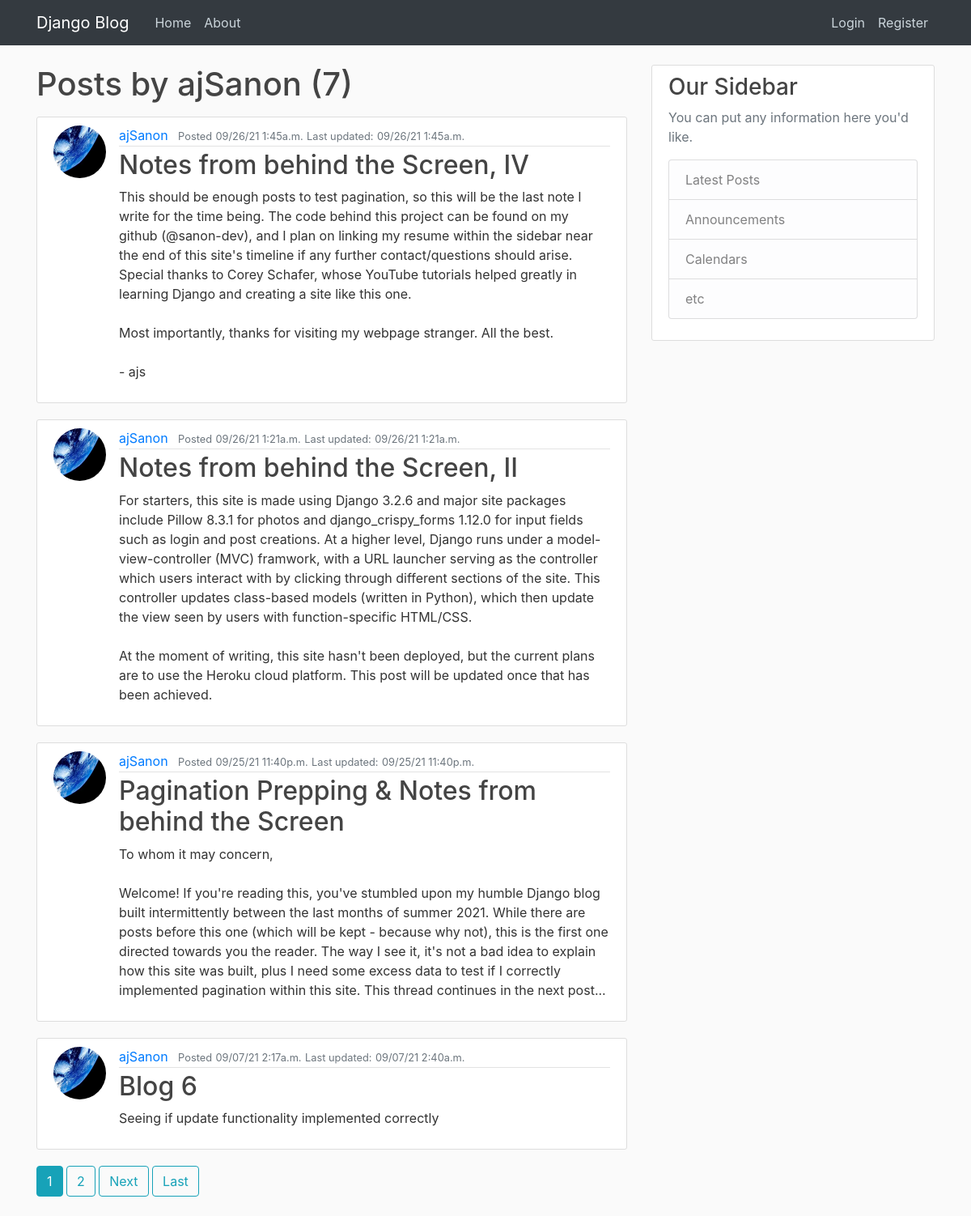
Screenshot of /user/ajSanon with the database file from the repository.
### blog/models.py (models this page shows, shortened)
class Post(models.Model):
    title = models.CharField(max_length = 100)      #characters field with max length rescription of 100
    content = models.TextField()
    date_posted = models.DateTimeField(default = timezone.now)
    last_modified = models.DateTimeField(auto_now= True) #every time post is changed this will be set the time it was sent
    author = models.ForeignKey(User, on_delete=models.CASCADE) #if user is deleted, delete the post as well

### users/models.py (models this page shows, shortened)
class Profile(models.Model):
    user = models.OneToOneField(User, on_delete= models.CASCADE)  # Creates reverse relational link with user
    image = models.ImageField(default = 'default.jpg', upload_to = 'profile_pics')  # profile_pics is a directory
    bio = models.TextField(blank = 'true', default = 'My profile')

### blog/views.py (the view)
# urls.py: path('user/<str:username>', UserPostListView.as_view(), name = 'user-posts'),
class UserPostListView(ListView):
    model = Post
    template_name = 'blog/user_posts.html' # <app>/<model>_<viewtype>.html
    context_object_name = 'posts'
    paginate_by = 4 # Sets num of posts per page
    def get_queryset(self):   #Overriden function
        user = get_object_or_404(User, username=self.kwargs.get('username'))
        return Post.objects.filter(author = user).order_by('-date_posted')

### blog/templates/blog/user_posts.html (shortened to what this page needs)
{% extends "blog/base.html" %}
{% block content %}
    <h1 class = "mb-3">Posts by {{ view.kwargs.username }} ({{page_obj.paginator.count}})</h1>
    {% for post in posts %}
        <article class="media content-section">
            <img class = "rounded-circle article-img" src="{{post.author.profile.image.url}}">
            <div class="media-body">
            <div class="article-metadata">
                <a class="mr-2" href="{% url 'user-posts' post.author.username %}">{{ post.author }}</a>
                <small class="text-muted">Posted</small>
                <small class="text-muted">{{ post.date_posted|date:"m/d/y fa" }}</small>
                <small class = "text-muted">Last updated:</small>
                <small class="text-muted">{{post.last_modified| date:"m/d/y fa" }}</small>
            </div>
            <h2><a class="article-title" href= "{% url 'post-detail' post.id %}">{{ post.title }}</a></h2>
            <p class="article-content">{{ post.content }}</p>
            </div>
        </article>
    {% endfor %}
    {% if is_paginated %}
      {% for num in page_obj.paginator.page_range %}
        {% if page_obj.number == num %}
          <a class="btn btn-info mb-4" href="?page={{ num }}">{{ num }}</a>
        {% elif num > page_obj.number|add:'-3' and num < page_obj.number|add:'3' %}
          <a class="btn btn-outline-info mb-4" href="?page={{ num }}">{{ num }}</a>
        {% endif %}
      {% endfor %}
      {% if page_obj.has_next %}
        <a class="btn btn-outline-info mb-4" href="?page={{ page_obj.next_page_number }}">Next</a>
        <a class="btn btn-outline-info mb-4" href="?page={{ page_obj.paginator.num_pages }}">Last</a>
      {% endif %}
    {% endif %}
{% endblock content %}

### blog/static/blog/main.css (style rules this page uses)
body { background: #fafafa; color: #333333; margin-top: 5rem; }
h1, h2, h3, h4, h5, h6 { color: #444444; }
.content-section { background: #ffffff; padding: 10px 20px; border: 1px solid #dddddd; border-radius: 3px; margin-bottom: 20px; }
.article-title { color: #444444; }
.article-content { white-space: pre-line; }
.article-img { height: 65px; width: 65px; margin-right: 16px; }
.article-metadata { padding-bottom: 1px; margin-bottom: 4px; border-bottom: 1px solid #e3e3e3 }

### rows the page displays
Post: author.profile.image (picture), author "ajSanon", date_posted "09/26/21 1:45a.m.", last_modified "09/26/21 1:45a.m.", title "Notes from behind the Screen, IV", content "This should be enough posts to test pagination, so this will be the last note I write for the time being. The code behind this project can be found on my github (@sanon-dev), and I plan on linking my resume within the sidebar near the end of this site's timeline if any further contact/questions should arise. Special thanks to Corey Schafer, whose YouTube tutorials helped greatly in learning Django and creating a site like this one. Most importantly, thanks for visiting my webpage stranger. All the best. - ajs"
Post: author.profile.image (picture), author "ajSanon", date_posted "09/26/21 1:21a.m.", last_modified "09/26/21 1:21a.m.", title "Notes from behind the Screen, II", content "For starters, this site is made using Django 3.2.6 and major site packages include Pillow 8.3.1 for photos and django_crispy_forms 1.12.0 for input fields such as login and post creations. At a higher level, Django runs under a model-view-controller (MVC) framwork, with a URL launcher serving as the controller which users interact with by clicking through different sections of the site. This controller updates class-based models (written in Python), which then update the view seen by users with function-specific HTML/CSS. At the moment of writing, this site hasn't been deployed, but the current plans are to use the Heroku cloud platform. This post will be updated once that has been achieved."
Post: author.profile.image (picture), author "ajSanon", date_posted "09/25/21 11:40p.m.", last_modified "09/25/21 11:40p.m.", title "Pagination Prepping & Notes from behind the Screen", content "To whom it may concern, Welcome! If you're reading this, you've stumbled upon my humble Django blog built intermittently between the last months of summer 2021. While there are posts before this one (which will be kept - because why not), this is the first one directed towards you the reader. The way I see it, it's not a bad idea to explain how this site was built, plus I need some excess data to test if I correctly implemented pagination within this site. This thread continues in the next post..."
Post: author.profile.image (picture), author "ajSanon", date_posted "09/07/21 2:17a.m.", last_modified "09/07/21 2:40a.m.", title "Blog 6", content "Seeing if update functionality implemented correctly"

### other values shown
{{ view.kwargs.username }} "ajSanon"
{{ page_obj.paginator.count }} "7"
{{ num }} "1"
{{ num }} "2"
